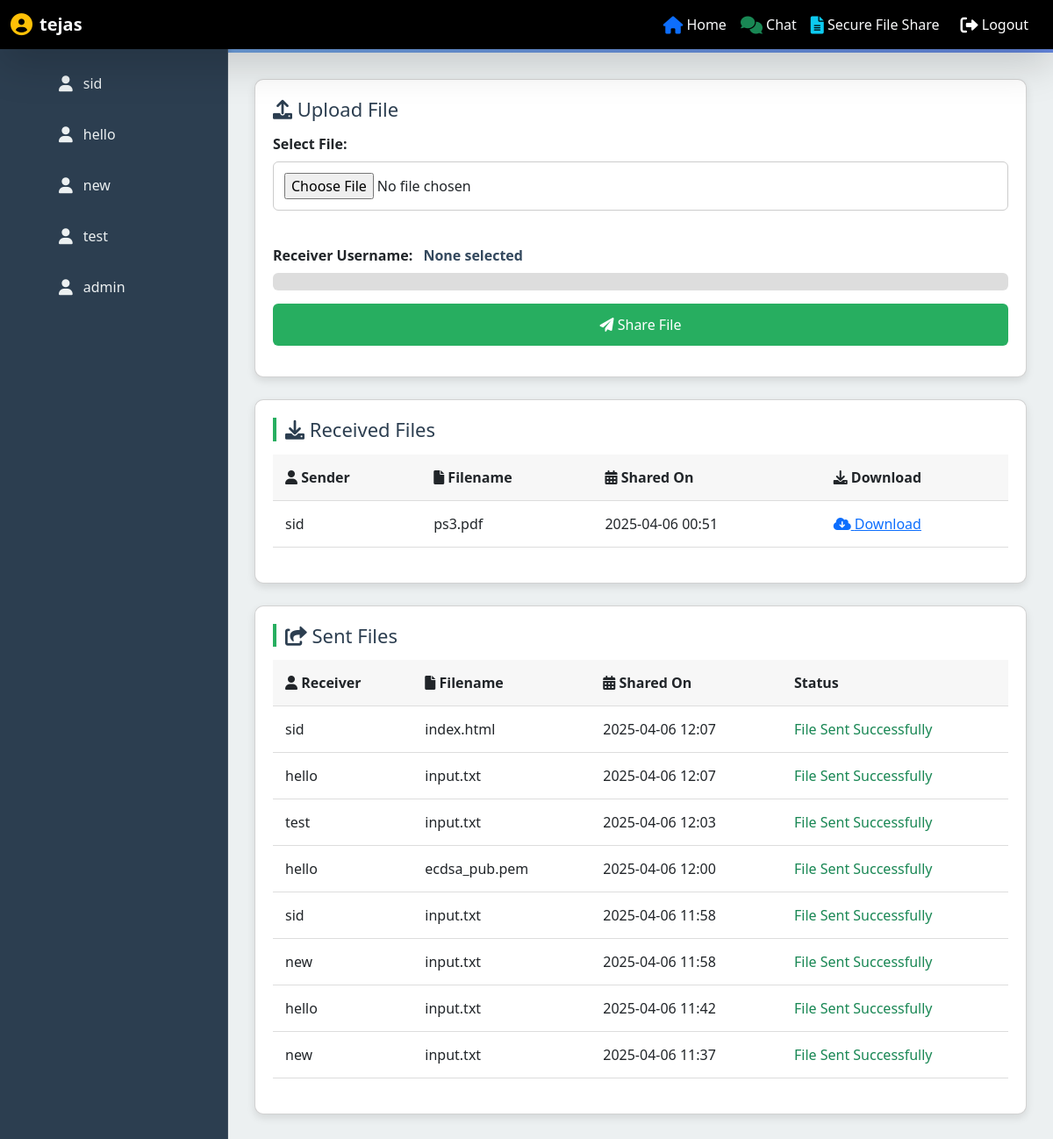
Before: /dashboard/ (signed in) with the older database file.
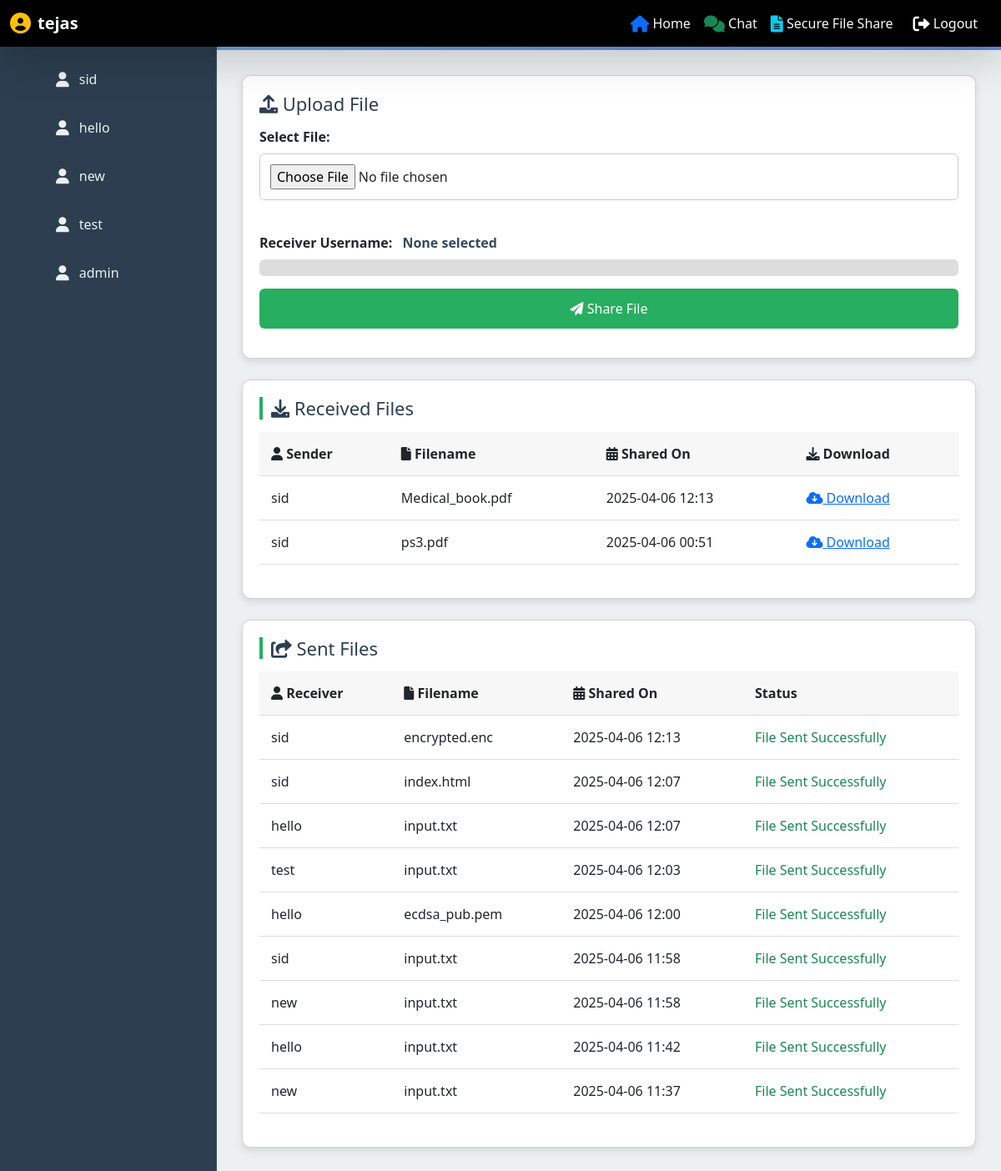
After: the same page with the newer database file.
### file_sharing/models.py (models this page shows)
class SharedFile(models.Model):
    sender = models.ForeignKey(User, related_name='sent_files', on_delete=models.CASCADE)
    receiver = models.ForeignKey(User, related_name='received_files', on_delete=models.CASCADE)
    file = models.FileField(upload_to='encrypted_files/')
    original_filename = models.CharField(max_length=255)
    nonce = models.BinaryField()  # Store nonce for AES-GCM
    tag = models.BinaryField()    # Authentication tag for AES-GCM
    encapsulated_key = models.BinaryField()
    signature = models.BinaryField()   # The Kyber encapsulated AES key
    created_at = models.DateTimeField(auto_now_add=True)

### file_sharing/views.py (the view)
# urls.py: path('dashboard/', dashboard, name='dashboard'),
@login_required
def dashboard(request):
    users = User.objects.exclude(id=request.user.id)
    shared_files = SharedFile.objects.filter(receiver=request.user).order_by('-created_at')
    sent_files = SharedFile.objects.filter(sender=request.user).order_by('-created_at')
    return render(request, 'dashboard.html', {'users': users, 'shared_files': shared_files, 'sent_files': sent_files})

### file_sharing/templates/dashboard.html (shortened to what the changed rows need)
<!DOCTYPE html>
<html lang="en">
<head>
  <link rel="stylesheet" href="https://cdnjs.cloudflare.com/ajax/libs/font-awesome/6.0.0-beta3/css/all.min.css">
  <link rel="stylesheet" href="https://cdn.jsdelivr.net/npm/bootstrap@5.3.0/dist/css/bootstrap.min.css">
</head>
<body>
  <div class="sidebar">
    <h2> Users</h2>
    <ul>
      {% for user in users %}
        <li class="user-item" data-username="{{ user.username }}">
          <i class="fas fa-user"></i> {{ user.username }}
        </li>
      {% endfor %}
    </ul>
  </div>
  <div class="content">
    <div class="card files-list">
      <div id="receivedFilesContainer">
        {% if shared_files %}
          <table>
            <thead>
              <tr>
                <th><i class="fas fa-user"></i> Sender</th>
                <th><i class="fas fa-file"></i> Filename</th>
                <th><i class="fas fa-calendar-alt"></i> Shared On</th>
                <th><i class="fas fa-download"></i> Download</th>
              </tr>
            </thead>
            <tbody>
              {% for file in shared_files %}
                <tr>
                  <td>{{ file.sender.username }}</td>
                  <td>{{ file.original_filename }}</td>
                  <td>{{ file.created_at|date:"Y-m-d H:i" }}</td>
                  <td>
                    <a href="{% url 'download' file.id %}"><i class="fas fa-cloud-download-alt"></i> Download</a>
                  </td>
                </tr>
              {% endfor %}
            </tbody>
          </table>
        {% else %}
          <p>No files received yet.</p>
        {% endif %}
      </div>
    </div>
<div class="card files-list">
  <div id="sentFilesContainer">
    {% if sent_files %}
    {% load tz %}
    {% localtime on %}
      <table>
        <thead>
          <tr>
            <th><i class="fas fa-user"></i> Receiver</th>
            <th><i class="fas fa-file"></i> Filename</th>
            <th><i class="fas fa-calendar-alt"></i> Shared On</th>
            <th>Status</th>
          </tr>
        </thead>
        <tbody>
          {% for file in sent_files %}
            <tr>
              <td>{{ file.receiver.username }}</td>
              <td>{{ file.original_filename }}</td>
              <td>{{ file.created_at|date:"Y-m-d H:i" }}</td>
              <td>
                <span class="text-success">File Sent Successfully</span>
              </td>
            </tr>
          {% endfor %}
        </tbody>
      </table>
      {% endlocaltime %}
    {% else %}
      <p>No files sent yet.</p>
    {% endif %}
  </div>
</div>
</body>
</html>

Changed rows visible on the page:
added SharedFile: sender.username "sid", original_filename "Medical_book.pdf", created_at "2025-04-06 12:13", shown under "Received Files"
added SharedFile: receiver.username "sid", original_filename "encrypted.enc", created_at "2025-04-06 12:13", shown under "Sent Files"
